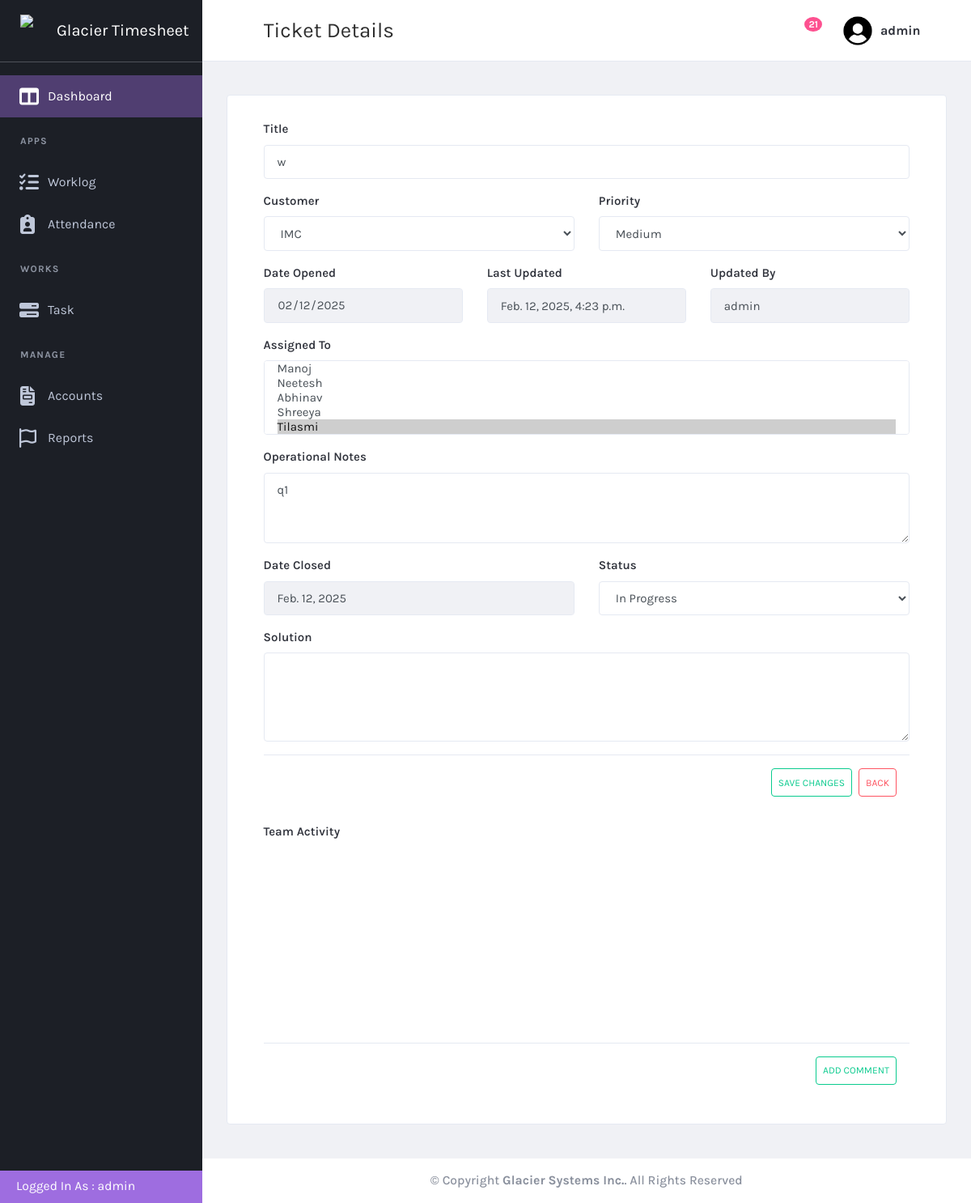
Screenshot of /task/taskdetails/77 (signed in) with the database file from the repository.
### task/models.py (models this page shows, shortened)
class ticket(models.Model):
    ticket_id = models.CharField(max_length = 200, null = False)
    ticket_title = models.CharField(max_length=200, null=False)
    customer = models.ForeignKey(customer, on_delete=models.CASCADE, null=True)
    ticket_type = models.ForeignKey(ticket_type, on_delete=models.CASCADE, null=True)
    date_opened = models.DateField(null=True)
    priority = models.ForeignKey(priority_type, on_delete=models.CASCADE, null = True)
    assigned_to = models.ManyToManyField(User, related_name="assigned_tickets")  # Allow multiple users
    last_updated = models.DateTimeField(null=True)
    last_updated_by = models.ForeignKey(User, on_delete=models.CASCADE, null = True, related_name="last_updated_by")
    state = models.ForeignKey(state, on_delete=models.CASCADE, null=True)
    operational_notes = models.CharField(max_length=200, null=True)
    closed_date = models.DateField(null=True)
    solution = models.TextField(max_length=500 )

class state(models.Model):
   state_name = models.CharField(max_length=100, null = True)

class priority_type(models.Model):
   priority_name = models.CharField(max_length=100)

### customer/models.py (models this page shows, shortened)
class customer(models.Model):
  name = models.CharField(max_length=100, null = True)
  city = models.CharField(max_length=100, null = True)
  state = models.CharField(max_length=100, null = True)
  zipcode = models.CharField(max_length=100, null = True)
  street1 = models.CharField(max_length=100, null = True)
  street2 = models.CharField(max_length=100, null = True)
  phone = models.CharField(max_length=100, null = True)
  contract_hr = models.IntegerField(null = True)
  create_date = models.DateField(null = True)
  status = models.ForeignKey(customer_status, on_delete= models.SET_NULL, null=True)

### task/views.py (the view)
# urls.py: path('taskdetails/<int:ticket_id>',views.taskdetails, name='taskdetails'),
@login_required
def taskdetails(request, ticket_id):
    ticket_instance = get_object_or_404(ticket, pk=ticket_id)
    if request.method == 'POST':
        form1 = TicketForm(request.POST, instance=ticket_instance)
        if form1.is_valid():
            ticket_instance = form1.save(commit=False)
            ticket_instance.last_updated = timezone.now()
            ticket_instance.last_updated_by = request.user
            ticket_instance.closed_date = timezone.now()
            ticket_instance.save()
            form1.instance.assigned_to.set(request.POST.getlist('assigned_to'))  # Handle ManyToManyField
            return redirect('task')
    else:
        form1 = TicketForm(instance=ticket_instance)
    users = User.objects.all()
    customers = customer.objects.all()
    priority_types = priority_type.objects.all()
    states = state.objects.all()
    task_types = ticket_type.objects.all()
    return render(request, 'taskdetails.html', {
        'form1': form1,
        'users': users,
        'ticket': ticket_instance,
        'customers': customers,
        'priority_types': priority_types,
        'states': states,
        'task_types': task_types
    })

### task/templates/taskdetails.html (shortened to what this page needs)
{% extends "base.html" %}
{% load static %}
{% block page-title %}Ticket Details{% endblock page-title %}
{% block content %}
    <div class="content-wrapper">
        <div class="content">
            <div class="card card-default">
                <div class="card-header">
                    <form class="form-group col-12" method="POST" action="{% url 'taskdetails' ticket.id %}">
                        <div class="row">
                            <div class="form-group col-12" >
                                <label for="ticket_title">Title</label>
                                <input type="text" class="form-control" id="ticketname" name="ticket_title"
                                       value="{{ ticket.ticket_title }}" {% if ticket.state.state_name == "Completed" %}readonly{% endif %}{% if not request.user.is_staff %}readonly{% endif %} >
                            </div>
                            <div class="form-group col-6">
                                <label for="customer">Customer</label>
                                <select class="form-control" id="customer" name="customer" {% if ticket.state.state_name == "Completed" %}disabled{% endif %}{% if not request.user.is_staff %}disabled{% endif %}>
                                    {% for i in customers %}
                                    <option value="{{ i.id }}" {% if i.id == ticket.customer_id %}selected{% endif %}>
                                        {{ i.name }}
                                    </option>
                                    {% endfor %}
                                </select>
                            </div>
                            <div class="form-group col-6">
                                <label for="priority">Priority</label>
                                <select class="form-control" id="priority" name="priority" {% if ticket.state.state_name == "Completed" %}disabled{% endif %}{% if not request.user.is_staff %}disabled{% endif %}>
                                    {% for i in priority_types %}
                                    <option value="{{ i.id }}" {% if i.id == ticket.priority_id %}selected{% endif %} >
                                        {{ i.priority_name }}
                                    </option>
                                    {% endfor %}
                                </select>
                            </div>
                            <div class="form-group col-4">
                                <label for="date_opened">Date Opened</label>
                                <input type="date" class="form-control" id="date_opened" name="date_opened"
                                       value="{{ ticket.date_opened|date:'Y-m-d' }}" readonly>
                            </div>
                            <div class="form-group col-4">
                                <label for="last_updated_by">Last updated</label>
                                <input type="datetime" class="form-control" value="{{ ticket.last_updated }}" readonly>
                            </div>
                            <div class="form-group col-4">
                                <label for="last_updated_by">Updated by</label>
                                <input type="text" class="form-control" value="{{ ticket.last_updated_by }}" readonly>
                            </div>
                            <div class="form-group col-12">
                                <label for="assigned_to">Assigned To</label>
                                <select class="js-example-basic-multiple form-control" id="assigned_to" name="assigned_to" style="width: 100%; " multiple  >
                                    {% for i in users %}
                                    <option value="{{ i.id }}" {% if i in ticket.assigned_to.all %}selected{% endif %}>
                                        {{ i.first_name }}
                                    </option>
                                    {% endfor %}
                                </select>
                            </div>
                            <div class="form-group col-12">
                                <label for="operational_notes">Operational Notes</label>
                                <textarea class="form-control" id="operational_notes" name="operational_notes" rows="3" {% if ticket.state.state_name == "Completed" %}readonly{% endif %}
                                {% if not request.user.is_staff %}readonly{% endif %}>{{ ticket.operational_notes }}</textarea>
                            </div>
                            <div class="form-group col-6">
                                <label for="last_updated_by">Date Closed</label>
                                <input type="datetime" class="form-control" value="{{ ticket.closed_date}}" readonly>
                            </div>
                            <div class="form-group col-6">
                                <label for="statelist">Status</label>
                                <select class="form-control" id="statelist" name="state" {% if not request.user.is_staff %}disabled{% endif %} >
                                    {% for i in states %}
                                    <option value="{{ i.id }}" {% if i.id == ticket.state_id %}selected{% endif %}>
                                        {{ i.state_name }}
                                    </option>
                                    {% endfor %}
                                </select>
                            </div>
                            <div class="form-group col-12" >
                                <label for="solution">Solution</label>
                                <textarea class="form-control" id="solution" name="solution" rows="4" {% if ticket.state.state_name == "Completed" %}readonly {% endif %}>{{ ticket.solution }}</textarea>
                            </div>
                        </div>
                        {% if ticket.state.state_name != "Completed" %}
                            <div class="modal-footer">
                                <button {% if not request.user.is_staff %}hidden{% endif %} type="submit" class="btn btn-outline-success small-btn">Save Changes</button>
                                <a href="{% url 'task' %}" class="btn btn-outline-danger small-btn d-flex justify-content-center align-items-center text-center">
                                    Back
                                </a>
                            </div>
                        {% endif %}
                        </form>
                    <form class="form-group col-12">
                        <label for="ticket_title">Team Activity</label>
                        <div class="" data-simplebar style="height: 241px;">
                        </div>
                        <div class="modal-footer">
                            <button {% if ticket.state.state_name == "Completed" %}hidden{% endif %}  type="button" class="btn btn-outline-success small-btn" data-toggle="modal" data-target="#commentModal">Add Comment</button>
                        </div>
                    </form>
                </div>
            </div>
        </div>
    </div>
{% endblock  %}

### templates/base.html (shortened to what this page needs)
{% load static %}
<!DOCTYPE html>
<html lang="en" dir="ltr">
  <head>
    <link href="{% static 'plugins/material/css/materialdesignicons.min.css' %}" rel="stylesheet" />
    <link href="{% static 'plugins/simplebar/simplebar.css' %}" rel="stylesheet" />
    <link href="{% static 'plugins/nprogress/nprogress.css' %}" rel="stylesheet" />
    <link href="{% static 'plugins/DataTables/DataTables-1.10.18/css/jquery.dataTables.min.css' %}" rel="stylesheet" />
    <link href="{% static 'plugins/jvectormap/jquery-jvectormap-2.0.3.css' %}" rel="stylesheet" />
    <link href="{% static 'plugins/daterangepicker/daterangepicker.css' %}" rel="stylesheet" />
    <link href="https://cdn.quilljs.com/1.3.6/quill.snow.css" rel="stylesheet">
    <link href="{% static 'plugins/toaster/toastr.min.css' %}" rel="stylesheet" />
    <link href="{% static 'plugins/prism/prism.css' %}" rel="stylesheet" />
    <link href="{% static 'plugins/select2/css/select2.min.css' %}" rel="stylesheet" />
    <link id="main-css-href" rel="stylesheet" href="{% static 'css/style.css' %}" />
  </head>
  <body class="navbar-fixed sidebar-fixed" id="body">
    <div class="wrapper">
      <aside class="left-sidebar sidebar-dark" id="left-sidebar">
        <div id="sidebar" class="sidebar sidebar-with-footer">
          <div class="app-brand">
            <a href="{% url 'dashboard' %}">
              <img src="{% static 'images/glacierlogo.png' %}" alt="Mono" height = 40px width = 40px >
              <span class="brand-name">Glacier Timesheet</span>
            </a>
          </div>
          <div class="sidebar-left" data-simplebar style="height: 100%;">
            <ul class="nav sidebar-inner" id="sidebar-menu">
                <li
                  class="active"
                  >
                  <a class="sidenav-item-link" href="{% url 'dashboard' %}">
                    <i class="fa-solid fa-table-columns"></i>
                    <span class="nav-text">Dashboard</span>
                  </a>
                </li>
                <li class="section-title">
                  Apps
                </li>
                <li
                  >
                  <a class="sidenav-item-link" href="#">
                    <i class="fa-solid fa-list-check"></i>
                    <span class="nav-text">Worklog</span>
                  </a>
                </li>
                <li  class="has-sub" >
                  <a class="sidenav-item-link" href="javascript:void(0)" data-toggle="collapse" data-target="#attendance"
                    aria-expanded="false" aria-controls="email">
                    <i class="fa-solid fa-clipboard-user"></i>
                    <span class="nav-text">Attendance</span> <b class="caret"></b>
                  </a>
                </li>
                <li class="section-title">
                  Works
                </li>
                <li  class="has-sub" >
                  <a class="sidenav-item-link" href="javascript:void(0)" data-toggle="collapse" data-target="#task"
                    aria-expanded="false" aria-controls="email">
                    <i class="fa-solid fa-bars-progress"></i>
                    <span class="nav-text">Task</span> <b class="caret"></b>
                  </a>
                </li>
                <li class="section-title">
                  Manage
                </li>
                <li  class="has-sub" >
                  <a class="sidenav-item-link" href="javascript:void(0)" data-toggle="collapse" data-target="#accounts"
                    aria-expanded="false" aria-controls="email">
                    <i class="fa-solid fa-file-invoice"></i>
                    <span class="nav-text">Accounts</span> <b class="caret"></b>
                  </a>
                </li>
                <li  class="has-sub" >
                  <a class="sidenav-item-link" href="javascript:void(0)" data-toggle="collapse" data-target="#reports"
                    aria-expanded="false" aria-controls="email">
                    <i class="fa-regular fa-flag"></i>
                    <span class="nav-text">Reports</span> <b class="caret"></b>
                  </a>
                </li>
              </ul>
          </div>
            <div class="sidebar-footer  " >
              <div class="sidebar-footer-content d-flex align-items-center p-4" style="height: 40px; ">
                  <p style="color:white;">Logged In As : {{user.username}}</P>
              </div>
            </div>
        </div>
      </aside>
      <div class="page-wrapper">
        <header class="main-header" id="header">
          <nav class="navbar navbar-expand-lg navbar-light" id="navbar">
            <button id="sidebar-toggler" class="sidebar-toggle">
            </button>
            <span class="page-title">{% block page-title %}Dashboard{% endblock page-title %}</span>
            <div class="navbar-right ">
              <ul class="nav navbar-nav">
                <li class="custom-dropdown">
                  <button class="notify-toggler custom-dropdown-toggler">
                    <span class="badge badge-xs rounded-circle">21</span>
                  </button>
                </li>
                <li class="dropdown user-menu">
                  <button class="dropdown-toggle nav-link" data-toggle="dropdown">
                    <img src="{% static 'images/usericon.png' %}" class="user-image rounded-circle" alt="User Image" />
                    <span class="d-none d-lg-inline-block">{{user.username}}</span>
                  </button>
                </li>
              </ul>
            </div>
          </nav>
        </header>
        {% block content %}
        {% endblock %}
        <footer class="footer mt-auto">
          <div class="copyright bg-white d-flex align-items-center justify-content-center">
            <p>
              &copy; Copyright <strong><span>Glacier Systems Inc.</span></strong>. All Rights Reserved
            </p>
          </div>
        </footer>
      </div>
    </div>
  </body>
</html>

### rows the page displays
ticket: ticket_title "w", customer "IMC", priority "Medium", date_opened "02/12/2025", last_updated "Feb. 12, 2025, 4:23 p.m.", last_updated_by "admin", assigned_to "Manoj / Neetesh / Abhinav / Shreeya / Tilasmi ☑", operational_notes "q1", closed_date "Feb. 12, 2025", state "In Progress"

### other values shown
{{ user.username }} "admin"
